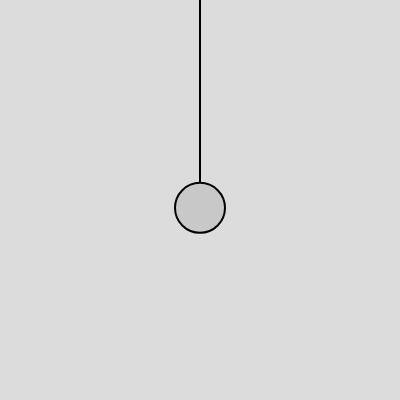
Frame 1 (no input)
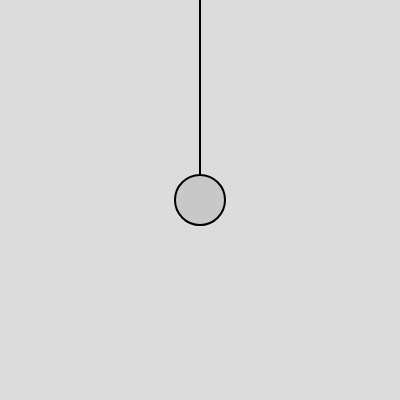
Frame 60 (no input)
Frame 120 (the mouse pressed at the canvas centre since frame 60): identical to frame 60, image omitted

The p5.js sketch that drew these frames (run headless with seeded random() and noise() and a simulated clock; from frame 60 on, the mouse is pressed at the canvas centre):

// p5.js sketch
// ── sketch.js
/*Using the sine function, create a simulation of a weight (sometimes referred to as a bob) that hangs from a spring from the top of the window. Use the map() function to calculate the vertical position of the bob. In “Spring Forces”, I’ll demonstrate how to create this same simulation by modeling the forces of a spring according to Hooke’s law.*/

function setup() {
    createCanvas(400, 400);
}

function draw() {
    background(220);
    
    let amplitude = 150;
    let period = 120;
    let startingY = height/2;
    let yPos = amplitude * sin(TWO_PI * frameCount/120);

    fill(200);
    strokeWeight(2);
  
    // translate(width / 2, 0);
    line(width/2, 0, width/2, yPos+startingY);
    circle(width/2, yPos+startingY, 50);


}
